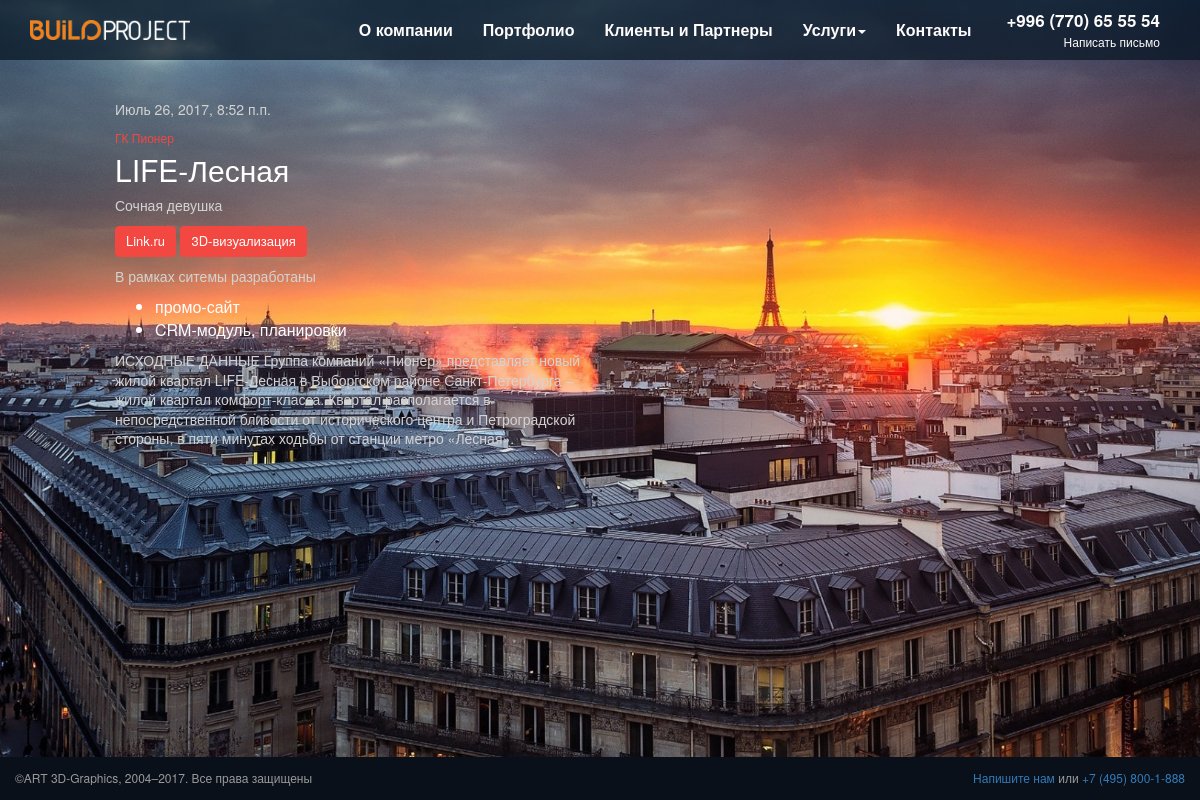
Page /portfolio/pioner/ on the committed database.
### portfolio/models.py (models this page shows, shortened)
class Portfolio(models.Model):
    class Meta:
        verbose_name = 'Портфолио'
        verbose_name_plural = 'Портфолио'
    title = models.CharField(max_length=150)
    publish = models.DateTimeField(auto_now_add=True)
    video = models.CharField(max_length=255, null=True, blank=True)
    link = models.CharField(max_length=255, null=True, blank=True)
    results = models.ManyToManyField(Result)
    place = models.CharField(max_length=60)
    description = models.TextField()
    slug = models.SlugField(unique=True)
    image = models.ImageField(upload_to=item_upload_to)
    category = models.ForeignKey(Category)
    slider = models.ManyToManyField(Slider, blank=True)

class Category(models.Model):
    class Meta:
        verbose_name = 'Категория'
        verbose_name_plural = 'Категории'
    name = models.CharField(max_length=100)
    url = models.CharField(max_length=100, null=True, blank=True)

class Result(models.Model):
    class Meta:
        verbose_name = 'Результат'
        verbose_name_plural = 'Результаты'
    name = models.CharField(max_length=100)

### portfolio/views.py (the view)
# urls.py: url(r'^portfolio/(?P<slug>[-\w]+)/$', PortfolioDetail.as_view(), name='portfolio_detail'),
class PortfolioDetail(DetailView):
    model = Portfolio
    template_name = "portfolio_detail.html"
    context_object_name = 'gallery'
    def get_object(self, queryset=None):
        return get_object_or_404(Portfolio, slug__iexact=self.kwargs['slug'])

### templates/portfolio_detail.html (shortened to what this page needs)
{% extends 'base.html' %}
{% load staticfiles %}
{% block content %}
    <div class="container-fluid more" style=" background-image: url({{ gallery.image.url }});">
        <div class="row">
            <div class="col-md-5 col-md-offset-1 text">
                <p>{{ gallery.publish }}</p>
                <p class="red">{{ gallery.place }}</p>
                <h2>{{ gallery.title }}</h2>
                <p>{{ gallery.category.name }}</p>
                {% if gallery.link %}
                    <a class="btn btn-danger" target="_blank" href="{{ gallery.link }}">Link.ru</a>
                {% endif %}
                {% if gallery.slider.all %}
                    <a href="#" id="gallery" class="btn btn-danger">3D-визуализация</a>
                {% endif %}
                <div class="result-project">
                    <p>В рамках ситемы разработаны</p>
                    <ul>
                        {% for g_result in gallery.results.all %}
                            <li>{{ g_result.name }}</li>
                        {% endfor %}
                    </ul>
                </div>
                <p>{{ gallery.description }}</p>
            </div>
        </div>
    </div>
{% endblock %}

### static/static_dirs/css/style.css (style rules this page uses)
html { height: 100%; }
body { font-size: 16px; background-color: #151d26; height: 100%; line-height: 1.4; }
.red { color: #f24841 !important; }
.more { padding-top: 100px; width: 100%; min-height: 100%; color: #fff; background-position: left; background-size: cover; }
.more p { font-size: 14px; color: #d3d3d3; }
.more .red { color: #f24841 !important; margin-bottom: -13px; font-size: 12px; }
.btn-danger { background-color: #f24841; color: #fff; font-size: 13px; border: 1px solid #f24841; padding: 5px 10px; margin-bottom: 10px; }

### rows in the picture
Portfolio: image (picture), publish "Июль 26, 2017, 8:52 п.п.", place "ГК Пионер", title "LIFE-Лесная", category.name "Сочная девушка", description "ИСХОДНЫЕ ДАННЫЕ Группа компаний «Пионер» представляет новый жилой квартал LIFE-Лесная в Выборгском районе Санкт-Петербурга – жилой квартал комфорт-класса. Квартал располагается в непосредственной близости от исторического центра и Петроградской стороны, в пяти минутах ходьбы от станции метро «Лесная»."
Result: name "промо-сайт"
Result: name "CRM-модуль, планировки"
